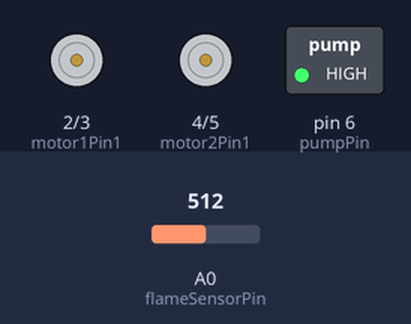
This sketch was run on a simulated Arduino Uno, built with avr-gcc and run on an emulated ATmega328P. On the bench: motor-driver pin pairs drawn as motors (green arrow = first pin HIGH = forward, orange = second pin HIGH = backward, longer = more drive), switched loads named in the sketch (green lamp = pin HIGH). Inputs (shaded band) come from the test bench; at power-on: A0 (flameSensorPin) = 512.

Above: at 6.8 s.
6.9 s: A0 (flameSensorPin) set to 417
18.8 s: A0 (flameSensorPin) set to 382
At 24.5 s:
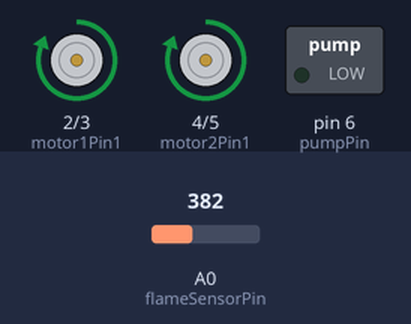
25.5 s: A0 (flameSensorPin) set to 410
At 26.8 s:
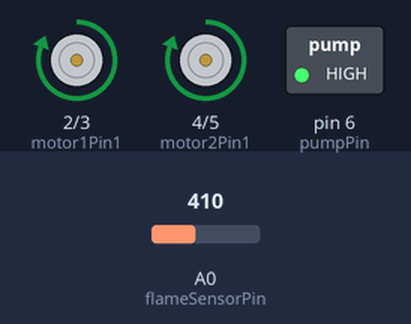
32.2 s: A0 (flameSensorPin) set to 390
At 37.3 s:
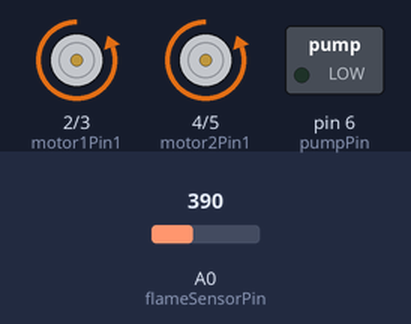
39.0 s: A0 (flameSensorPin) set to 511
At 39.5 s:
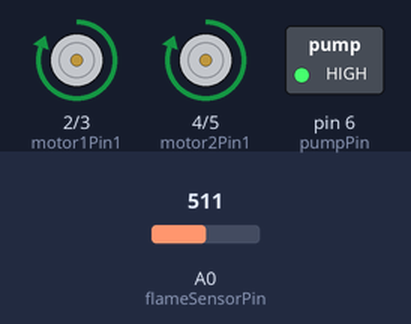
Timing chart, 0 to 51.9 s (numbered marks = the images above; inputs shaded):
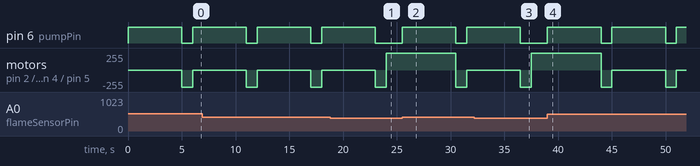

The sketch:

automatic_fire_extinguisher_using_arduino.ino
```cpp
int flameSensorPin = A0;
int motor1Pin1 = 2;
int motor1Pin2 = 3;
int motor2Pin1 = 4;
int motor2Pin2 = 5;
int pumpPin = 6;
int flameThreshold = 400;

void setup() {
  pinMode(motor1Pin1, OUTPUT);
  pinMode(motor1Pin2, OUTPUT);
  pinMode(motor2Pin1, OUTPUT);
  pinMode(motor2Pin2, OUTPUT);
  pinMode(pumpPin, OUTPUT);
  Serial.begin(9600);
}

void loop() {
  int flameValue = analogRead(flameSensorPin);

  if (flameValue > flameThreshold) {
    extinguishFire();
    moveBackward();
    delay(1000);
    stopMoving();
  } else {
    moveForward();
  }
}

void moveForward() {
  digitalWrite(motor1Pin1, HIGH);
  digitalWrite(motor1Pin2, LOW);
  digitalWrite(motor2Pin1, HIGH);
  digitalWrite(motor2Pin2, LOW);
}

void moveBackward() {
  digitalWrite(motor1Pin1, LOW);
  digitalWrite(motor1Pin2, HIGH);
  digitalWrite(motor2Pin1, LOW);
  digitalWrite(motor2Pin2, HIGH);
}

void stopMoving() {
  digitalWrite(motor1Pin1, LOW);
  digitalWrite(motor1Pin2, LOW);
  digitalWrite(motor2Pin1, LOW);
  digitalWrite(motor2Pin2, LOW);
}

void extinguishFire() {
  digitalWrite(pumpPin, HIGH);
  delay(5000);
  digitalWrite(pumpPin, LOW);
}
```

Measured:
- the behaviour switches between 401 and 400 on A0 (flameSensorPin) (found by bisection; images 0 and 1)
- after the input at 18.8 s, pin 6 (pumpPin): goes on until 23.0 s, then stays LOW
- after the input at 25.5 s, pin 6 (pumpPin): LOW → HIGH at once, → LOW 5.0 s later, → HIGH 1.0 s later; motor on pin 2 (motor1Pin1) / pin 3 (motor1Pin2), motor on pin 4 (motor2Pin1) / pin 5 (motor2Pin2): forward 255/255 → backward 255/255 after 5.0 s, → stopped 1.0 s later
- after the input at 32.2 s, pin 6 (pumpPin): goes on until 36.5 s, then stays LOW
- after the input at 39.0 s, pin 6 (pumpPin): alternates HIGH for 5.0 s and LOW for 1.0 s, starting at once; motor on pin 2 (motor1Pin1) / pin 3 (motor1Pin2), motor on pin 4 (motor2Pin1) / pin 5 (motor2Pin2): alternates backward 255/255 for 1.0 s and stopped for 5.0 s, starting after 5.0 s
- by itself, pin 6 (pumpPin): alternates HIGH for 5.0 s and LOW for 1.0 s
- by itself, motor on pin 2 (motor1Pin1) / pin 3 (motor1Pin2), motor on pin 4 (motor2Pin1) / pin 5 (motor2Pin2): alternates backward 255/255 for 1.0 s and stopped for 5.0 s
